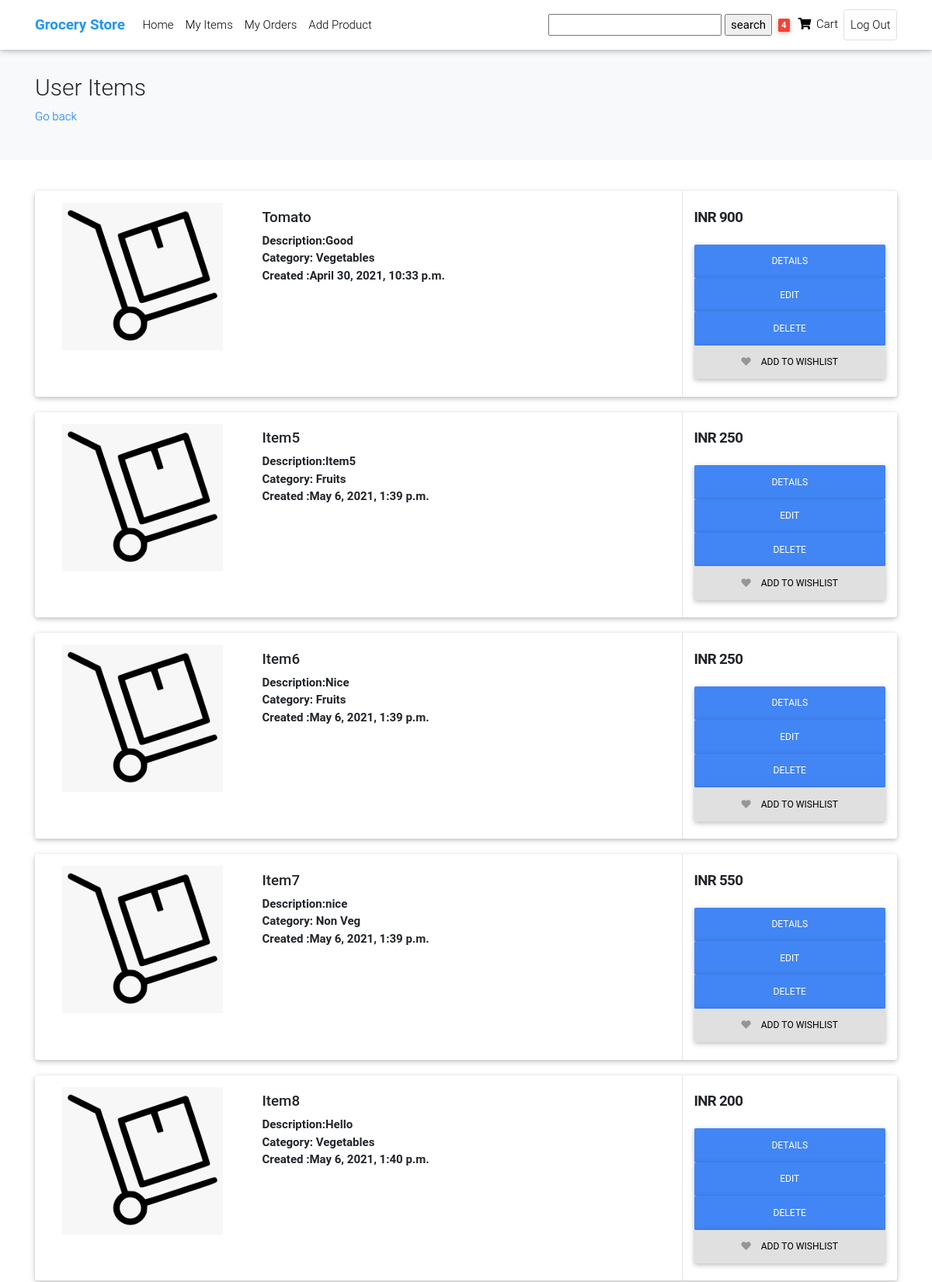
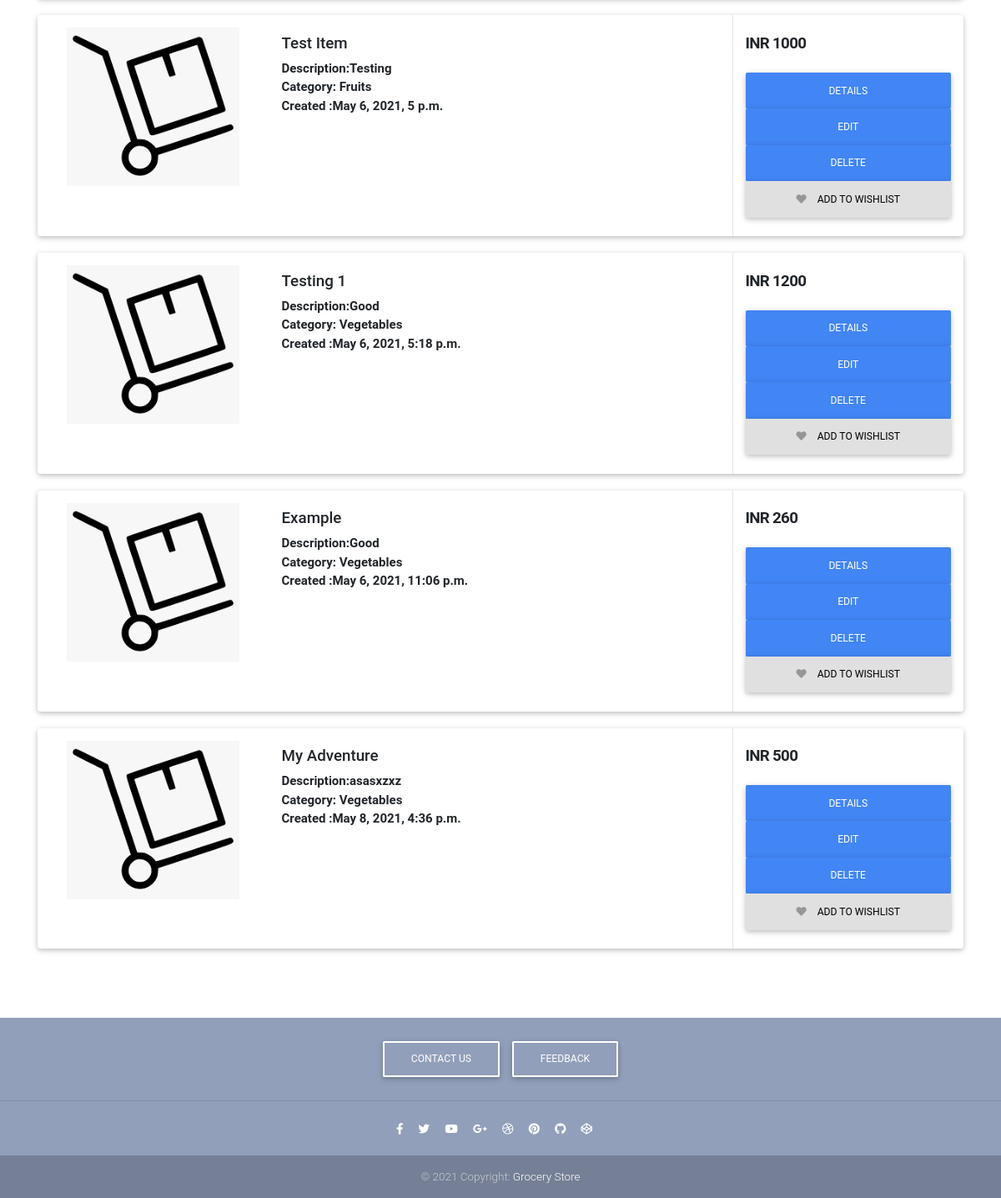
The app's page /products/1 (signed in) with its own data (2 pictures, top to bottom).
### Base/models/product.py (models this page shows, shortened)
class Product(models.Model):
    title = models.CharField(max_length=250, unique=True)
    description = models.TextField(max_length=250, blank=True, null=True)
    image = models.ImageField(upload_to='uploads/products/',default='uploads/products/normal.png')
    price = models.IntegerField(default=0)
    created = models.DateTimeField(auto_now_add=True)
    category = models.ForeignKey(Categorie, on_delete=models.CASCADE,blank=True,null=True)
    quantity = models.IntegerField(default=1)
    user = models.ForeignKey(User, on_delete=models.CASCADE, blank=True, null=True)
    class Meta:
        ordering = ['created']

### Base/models/categorie.py (models this page shows)
class Categorie(models.Model):
    title = models.CharField(max_length=250)
    def __str__(self):
        return self.title

### Base/views/get_all_user_products.py (the view)
# urls.py: path('products/<int:pk>', GetAllUserProducts.as_view(), name='all_user_products'),
class GetAllUserProducts(LoginRequiredMixin, ListView):
    model = Product
    context_object_name = 'products'
    template_name = 'Base/get_all_user_products.html'
    def get_context_data(self, **kwargs):
        context = super().get_context_data(**kwargs)
        context['products'] = context['products'].filter(user=self.request.user)
        context['count'] = context['products'].count()
        search_input = self.request.GET.get('search-area') or ''
        if search_input:
            context['products'] = context['products'].filter(title__startswith=search_input)
        context['search_input'] = search_input
        cart, _ = Cart.objects.get_or_create(user=self.request.user)
        context['quantity'] = cart.quantity
        return context

### Base/templates/Base/get_all_user_products.html (shortened to what this page needs)
{% extends 'Base/basic.html' %}
{% load static %}
{% load crispy_forms_tags %}
{% load widget_tweaks %}
{% block scripts %}
<table>
 <div style="min-height: 50px;"></div></table>
<link href={%static 'products_listing/css/bootstrap.css'%} rel="stylesheet" type="text/css"/>
 <link href="{%static 'Product_detail/css/mdb.min.css' %}" rel="stylesheet">
   <link rel="stylesheet" href="https://use.fontawesome.com/releases/v5.11.2/css/all.css">
<link href={%static 'products_listing/plugins/fancybox/fancybox.min.css'%} type="text/css" rel="stylesheet">
<link href={%static 'products_listing/css/ui.css'%} rel="stylesheet" type="text/css"/>
<link href={%static 'products_listing/css/responsive.css'%} rel="stylesheet" media="only screen and (max-width: 1200px)" />
{% endblock scripts %}
{% block content %}
<section class="section-pagetop bg">
<div class="container">
	<h2 class="title-page">User Items</h2>
   <a href="{%url 'products' %}">Go back</a>
  </div>
  </section>
<section class="section-content padding-y">
<div class="container">
{% for product in products  %}
            <article class="card card-product-list">
                  <div class="row no-gutters">
                        <aside class="col-md-3">
                              <a href="#" class="img-wrap" style="padding : 15px;">
                                    <img src={{product.image.url}} alt="Sorry there's a problem with your network">
                              </a>
                        </aside>
                        <div class="col-md-6">
                              <div class="info-main">
                                    <a href="#" class="h5 title"> {{product.title}} </a>
                                    <p class="font-weight-bold">Description:{{product.description}} </p>
                                    <p  class="font-weight-bold">Category: {{product.category}}</p>
                                    <p  class="font-weight-bold">Created :{{product.created}}</p>
                              </div>
                        </div>
                        <aside class="col-sm-3">
                              <div class="info-aside">
                                    <div class="price-wrap">
                                          <span class="price h5">INR {{product.price}} </span>
                                    </div>
                                    <br>
                                    <p>
                                          <a href={%url 'product' product.id %} class="btn btn-primary btn-block"> Details </a>
                                          <a href="{%url 'product_update' product.id %}" class="btn btn-primary btn-block"> Edit </a>
                                          <a href="{%url 'product_delete' product.id%}" class="btn btn-primary btn-block"> Delete </a>
                                          <a href="#" class="btn btn-light btn-block"><i class="fa fa-heart"></i>
                                                <span class="text">Add to wishlist</span>
                                          </a>
                                    </p>
                              </div>
                        </aside>
                  </div>
            </article>
{%empty%}
<h3> No Items are present</h3>
<table>
 <div style="min-height: 160px;"></div></table>
{% endfor %}
</div>
</section>
{% endblock content %}

### Cart/static/products_listing/css/ui.css (style rules this page uses)
html { font-family: "Inter", sans-serif; font-size: 15px; }
.img-wrap { text-align: center; display: block; }
.img-wrap img { max-width: 100%; }
.price-wrap { letter-spacing: -0.7px; }
.padding-y { padding-top: 40px; padding-bottom: 40px; }
article:after, .form-group:after { display: block; clear: both; content: ""; }
.bg { background-color: #f8f9fa; }
.title-page { color: #212529; }
p:last-child { margin-bottom: 0; }
.btn-light { background-color: #fff; border-color: #e4e4e4; }
.btn-light i { color: #969696; }
.btn i + .text { margin-left: 10px; }
[class*=card-product] a.title { color: #212529; display: block; }
[class*=card-product] p { margin-bottom: 0; }
[class*=card-product] .img-wrap { overflow: hidden; position: relative; }
[class*=card-product] .img-wrap img { height: 100%; max-width: 100%; width: auto; display: inline-block; -o-object-fit: cover; object-fit: cover; }
.card-product-list { margin-bottom: 20px; }
.card-product-list .img-wrap { height: 220px; border-radius: 0.37rem 0 0 0.37rem; }
.card-product-list .info-main { padding: 1.5rem 1rem; }
.card-product-list .info-aside { padding: 1.5rem 1rem; border-left: 1px solid #e4e4e4; height: 100%; }
.card .img-wrap { overflow: hidden; }
.price { font-weight: 600; color: #212529; }
.section-pagetop { padding: 45px 0; }

### Base/templates/Base/basic.html (style rules this page uses)
html, body, header, .carousel { height: 60vh; }
.card { min-width: 260px; }

### records on screen
Product: image (picture), title "Tomato", description "Good", category "Vegetables", created "April 30, 2021, 10:33 p.m.", price "900"
Product: image (picture), title "Item5", description "Item5", category "Fruits", created "May 6, 2021, 1:39 p.m.", price "250"
Product: image (picture), title "Item6", description "Nice", category "Fruits", created "May 6, 2021, 1:39 p.m.", price "250"
Product: image (picture), title "Item7", description "nice", category "Non Veg", created "May 6, 2021, 1:39 p.m.", price "550"
Product: image (picture), title "Item8", description "Hello", category "Vegetables", created "May 6, 2021, 1:40 p.m.", price "200"
Product: image (picture), title "Test Item", description "Testing", category "Fruits", created "May 6, 2021, 5 p.m.", price "1000"
Product: image (picture), title "Testing 1", description "Good", category "Vegetables", created "May 6, 2021, 5:18 p.m.", price "1200"
Product: image (picture), title "Example", description "Good", category "Vegetables", created "May 6, 2021, 11:06 p.m.", price "260"
Product: image (picture), title "My Adventure", description "asasxzxz", category "Vegetables", created "May 8, 2021, 4:36 p.m.", price "500"

### other values on screen
{{ quantity }} "4"
